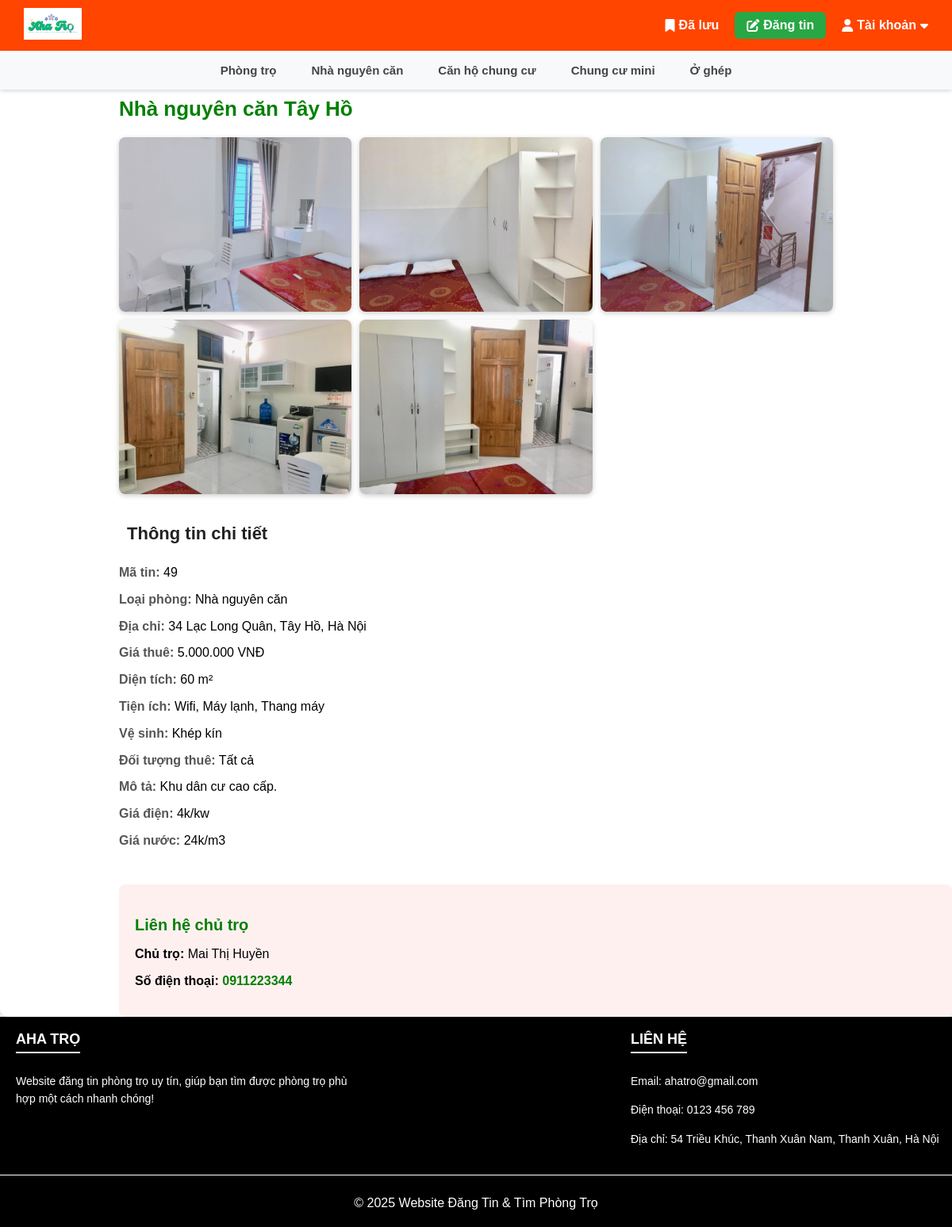
The page /room_detail.php?id=49 on the database as committed earlier.
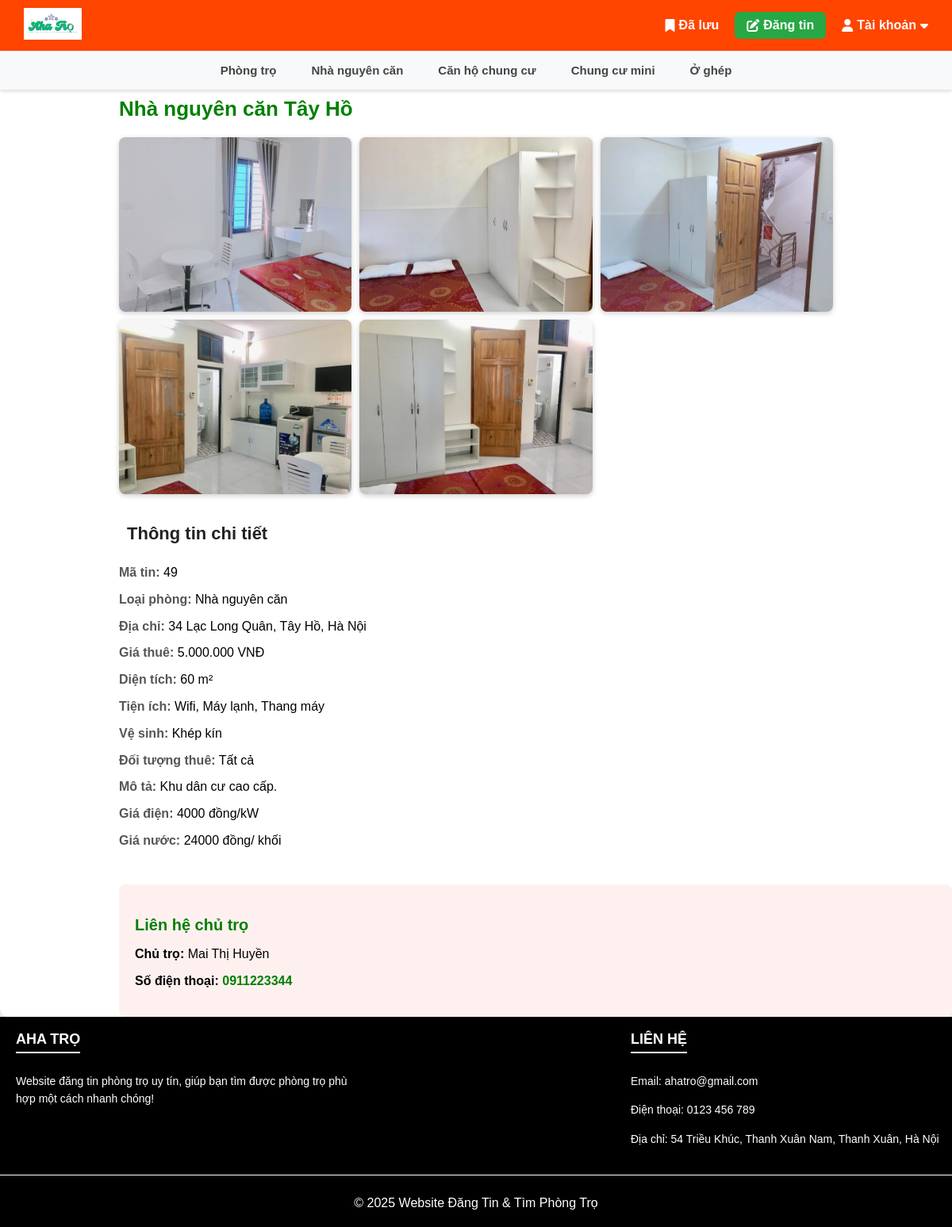
The same page on the database as committed later.
### tables this page shows
CREATE TABLE `loai_phong` (
  `idLoaiPhong` int(11) NOT NULL,
  `loaiPhong` varchar(50) NOT NULL
);

CREATE TABLE `phong_tro` (
  `id` int(11) NOT NULL,
  `userID` int(11) DEFAULT NULL,
  `idLoaiPhong` int(11) DEFAULT NULL,
  `tieuDe` varchar(50) DEFAULT NULL,
  `diaChi` varchar(50) DEFAULT NULL,
  `quanHuyen` varchar(50) DEFAULT NULL,
  `tinhThanh` varchar(50) DEFAULT NULL,
  `chuTro` varchar(50) DEFAULT NULL,
  `sdt` varchar(11) DEFAULT NULL,
  `giaThue` int(11) DEFAULT NULL,
  `dienTich` double DEFAULT NULL,
  `dien` varchar(30) DEFAULT NULL,
  `nuoc` varchar(30) DEFAULT NULL,
  `veSinh` varchar(50) DEFAULT NULL,
  `doiTuong` varchar(50) DEFAULT NULL,
  `tienIch` varchar(50) DEFAULT NULL,
  `moTa` text DEFAULT NULL,
  `thoiGianDang` datetime DEFAULT NULL,
  `trangThai` enum('cho_duyet','duyet','tu_choi') DEFAULT 'cho_duyet',
  `loaiTin` enum('thuong','vip') DEFAULT 'thuong',
  `ngayHienThi` int(11) DEFAULT 30,
  `ngayDuyet` datetime DEFAULT NULL
);

CREATE TABLE `hinh_anh_phong_tro` (
  `IDimage` int(11) NOT NULL,
  `IDPhongTro` int(11) NOT NULL,
  `DuongDan` text NOT NULL
);

### room_detail.php (the view, shortened to what this page needs)
<?php
include 'config.php';
include 'header.php';
if (isset($_GET['id'])) {
	$idPhong = intval($_GET['id']);
	$sql = "SELECT pt.*, lp.loaiPhong
	        FROM phong_tro pt
	        JOIN loai_phong lp ON pt.idLoaiPhong = lp.idLoaiPhong
	       WHERE pt.id = $idPhong";
	$result = mysqli_query($conn, $sql);
	if (mysqli_num_rows($result) > 0) {
		$phong = mysqli_fetch_assoc($result);
		$sql_img = "SELECT DuongDan FROM hinh_anh_phong_tro WHERE IDPhongTro = $idPhong";
		$result_img = mysqli_query($conn, $sql_img);
	} else {
		echo "Không tìm thấy phòng trọ.";
		exit;
	}
} else {
	echo "Thiếu ID phòng.";
	exit;
}
?>
<!DOCTYPE html>
<html>
<head>
</head>
<body>
	<div class="detail-container">
		<h1><?php echo htmlspecialchars($phong['tieuDe']); ?></h1>
		<div class="images">
			<?php while ($img = mysqli_fetch_assoc($result_img)) {
				echo '<img src="' . htmlspecialchars($img['DuongDan']) . '" alt="Hình ảnh">';
			} ?>
		</div>
		<div class="info-block">
			<h2>Thông tin chi tiết</h2>
			<p><strong>Mã tin: </strong><?php echo $phong['id']; ?></p>
			<p><strong>Loại phòng:</strong> <?php echo $phong['loaiPhong']; ?></p>
			<p><strong>Địa chỉ:</strong>
				<?php echo $phong['diaChi'] . ', ' . $phong['quanHuyen'] . ', ' . $phong['tinhThanh']; ?></p>
			<p><strong>Giá thuê:</strong> <?php echo number_format($phong['giaThue'], 0, ',', '.') . ' VNĐ'; ?></p>
			<p><strong>Diện tích:</strong> <?php echo $phong['dienTich']; ?> m²</p>
			<p><strong>Tiện ích:</strong> <?php echo nl2br(htmlspecialchars($phong['tienIch'])); ?></p>
			<p><strong>Vệ sinh:</strong> <?php echo $phong['veSinh']; ?></p>
			<p><strong>Đối tượng thuê:</strong> <?php echo $phong['doiTuong']; ?></p>
			<p><strong>Mô tả:</strong> <?php echo nl2br(htmlspecialchars($phong['moTa'])); ?></p>
			<p><strong>Giá điện:</strong> <?php echo htmlspecialchars($phong['dien']); ?></p>
			<p><strong>Giá nước:</strong> <?php echo htmlspecialchars($phong['nuoc']); ?></p>
		</div>
		<div class="contact-box">
			<h3>Liên hệ chủ trọ</h3>
			<p><strong>Chủ trọ:</strong> <?php echo htmlspecialchars($phong['chuTro']); ?></p>
			<p><strong>Số điện thoại:</strong> <a
					href="tel:<?php echo $phong['sdt']; ?>"><?php echo $phong['sdt']; ?></a></p>
		</div>
	</div>
	<?php
	include 'footer.php';
	?>
</body>
</html>

### header.php (shortened to what this page needs)
<?php
$current_category = isset($_GET['id']) ? $_GET['id'] : null;
?>
<!DOCTYPE html>
<html lang="vi">
<head>
    <link rel="stylesheet" href="css/style.css">
    <link rel="stylesheet" href="https://cdnjs.cloudflare.com/ajax/libs/font-awesome/6.5.0/css/all.min.css">
</head>
<body>
    <div class="header">
        <div class="top-bar">
            <div class="top-left">
                <a href="index.php">
                    <img src="img/logo2.PNG" alt="Logo" height="40">
                </a>
            </div>
            <div class="top-right">
                <div class="top-right-items">
                    <a href="saved_posts.php" class="top-link">
                        <i class="fa-solid fa-bookmark"></i> Đã lưu
                    </a>
                    <?php
                    if (!isset($_SESSION['user_id']) || $_SESSION['user_role'] == 'user') {
                        ?> <a href="post.php" class="post-button">
                            <i class="fa-solid fa-pen-to-square"></i> Đăng tin
                        </a>
                        <?php
                    }
                    ?>
                    <div class="hdropdown">
                        <?php if (isset($_SESSION['user_name'])): ?>
                            <div class="hdropdown-toggle">
                                <i class="fa-solid fa-user"></i> <?php echo htmlspecialchars($_SESSION['user_name']); ?>
                                <i class="fa-solid fa-caret-down"></i>
                            </div>
                            <div class="hdropdown-menu">
                                <a href="c_pass.php"><i class="fa-solid fa-right-from-bracket"></i> Đổi mật khẩu</a>
                                <a href="logout.php"><i class="fa-solid fa-right-from-bracket"></i> Đăng xuất</a>
                            </div>
                        <?php else: ?>
                            <div class="hdropdown-toggle">
                                <i class="fa-solid fa-user"></i> Tài khoản <i class="fa-solid fa-caret-down"></i>
                            </div>
                        <?php endif; ?>
                    </div>
                </div>
            </div>
        </div>
        <div class="category-bar">
            <?php
            include 'config.php';
            $sql = "SELECT * FROM loai_phong";
            $result = mysqli_query($conn, $sql);
            if ($result && mysqli_num_rows($result) > 0) {
                echo '<ul class="category-menu">';
                while ($row = mysqli_fetch_assoc($result)) {
                    $id = $row['idLoaiPhong'];
                    $ten = $row['loaiPhong'];
                    $is_active = ($current_category == $id) ? 'active' : '';
                    echo '<li><a href="./category.php?id=' . $id . '" class="' . $is_active . '">' . htmlspecialchars($ten) . '</a></li>';
                }
                echo '</ul>';
            } else {
                echo '<div class="no-category">Không có loại phòng nào.</div>';
            }
            ?>
        </div>
    </div>
</body>
</html>

### footer.php (shortened to what this page needs)
<!DOCTYPE html>
<html lang="en">
<head>
	<link rel="stylesheet" href="css/style.css">
</head>
<body>
	<footer class="footer">
		<div class="footer-top">
			<div class="footer-section">
				<h3>AHA TRỌ</h3>
				<p>Website đăng tin phòng trọ uy tín, giúp bạn tìm được phòng trọ phù hợp một cách nhanh chóng!</p>
			</div>
			<div class="footer-section">
				<h3>Liên hệ</h3>
				<p>Email: ahatro@gmail.com</p>
				<p>Điện thoại: 0123 456 789</p>
				<p>Địa chỉ: 54 Triều Khúc, Thanh Xuân Nam, Thanh Xuân, Hà Nội</p>
			</div>
		</div>
		<div class="footer-bottom">
			<p>&copy; 2025 Website Đăng Tin & Tìm Phòng Trọ</p>
		</div>
	</footer>
</body>
</html>

### css/style.css (style rules this page uses)
body { font-family: Arial, sans-serif; }
.header { position: fixed; top: 0; left: 0; width: 100%; z-index: 999; background-color: white; box-shadow: 0 2px 5px rgba(0, 0, 0, 0.1); }
.top-bar { display: flex; justify-content: space-between; align-items: center; padding: 10px 30px; background-color: orangered; color: white; }
.top-left { display: flex; align-items: center; }
.top-right { display: flex; align-items: center; }
.top-right-items { display: flex; align-items: center; gap: 20px; }
.top-link { color: white; text-decoration: none; font-weight: bold; display: flex; align-items: center; gap: 5px; transition: all 0.2s; }
.post-button { padding: 8px 15px; background-color: #28a745; color: white; border-radius: 6px; text-decoration: none; font-weight: bold; display: flex; align-items: center; gap: 5px; transition: all 0.2s; }
.hdropdown { position: relative; cursor: pointer; }
.hdropdown-toggle { font-weight: bold; color: white; display: flex; align-items: center; gap: 5px; padding: 5px 0; }
.category-bar { background-color: #f8f9fa; padding: 10px 0; box-shadow: 0 2px 4px rgba(0, 0, 0, 0.05); border-top: 1px solid #eee; }
.category-menu { display: flex; justify-content: center; gap: 20px; padding: 0; margin: 0; list-style: none; flex-wrap: wrap; }
.category-menu li { padding: 5px 0; }
.category-menu a { text-decoration: none; color: #444; font-weight: bold; font-size: 15px; padding: 8px 12px; border-radius: 4px; transition: all 0.2s; position: relative; }
.footer { margin: 0; background-color: black; color: #fff; padding: 0; padding-bottom: 5px; }
.footer-top { margin: 0 20px; display: flex; justify-content: space-between; flex-wrap: wrap; width: 100%; }
.footer-section { flex: 1; }
.footer-section:last-child { padding-left: 350px; }
.footer-section h3 { margin-bottom: 10px; font-size: 18px; text-transform: uppercase; border-bottom: 2px solid #fff; display: inline-block; padding-bottom: 5px; }
.footer-section p { font-size: 14px; line-height: 1.6; }
.footer-bottom { margin-top: 20px; padding-top: 10px; border-top: 1px solid #fff; text-align: center; }

### room_detail.php (style rules this page uses)
body { font-family: "Segoe UI", sans-serif; background-color: #f0f2f5; margin: 0; padding: 0; }
.detail-container { background: white; margin-top: 75px; padding-top: 30px; margin-left: auto; padding-left: 150px; box-shadow: 0 0 15px rgba(0, 0, 0, 0.1); border-radius: 10px; }
h1 { font-size: 26px; margin-bottom: 20px; color: green; }
.images { display: flex; flex-wrap: wrap; gap: 10px; }
.images img { height: 220px; width: auto; border-radius: 8px; object-fit: cover; box-shadow: 0 2px 6px rgba(0, 0, 0, 0.2); }
.info-block { margin-top: 30px; line-height: 1.8; }
.info-block h2 { font-size: 22px; border-left: green; padding-left: 10px; color: #222; margin-bottom: 15px; }
.info-block p { font-size: 16px; margin: 5px 0; }
.info-block strong { color: #555; }
.contact-box { margin-top: 40px; background: #fff0f0; border-left: green; padding: 20px; border-radius: 8px; }
.contact-box h3 { font-size: 20px; margin-bottom: 10px; color: green; }
.contact-box p { font-size: 16px; }
.contact-box a { color: green; text-decoration: none; font-weight: bold; }

Rows that differ between the two databases and show on the page:
changed phong_tro "Nhà nguyên căn Tây Hồ": dien "4k/kw" → "4000 đồng/kW"; nuoc "24k/m3" → "24000 đồng/ khối"
